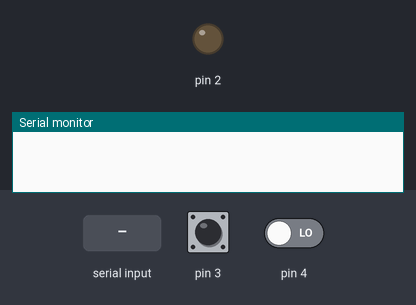
Bench run of a program on a simulated Arduino Uno, built with avr-gcc and run on an emulated ATmega328P. Shown: output pins drawn as LEDs (lit = HIGH), the last lines printed to the serial monitor. The test bench sets the inputs (shaded band); at power-on: pin 3 HIGH, pin 4 LOW.

Above: at 1.2 s.
1.3 s: "on\n" received over Serial
At 2.1 s:
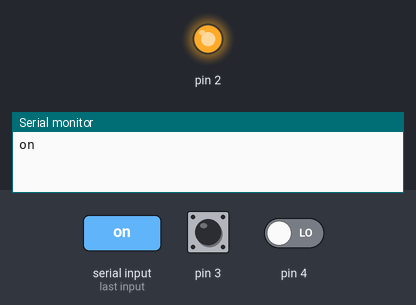
2.8 s: "off\n" received over Serial
At 3.2 s:
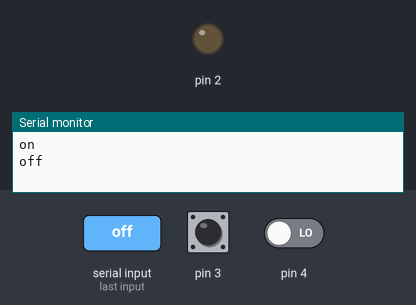
4.3 s: pin 3 pulled LOW for 0.15 s
At 5.5 s:
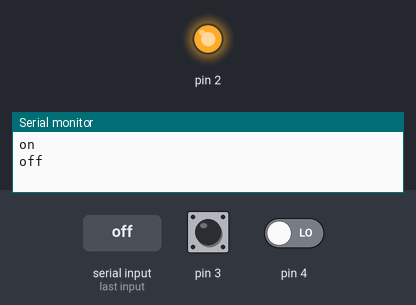
5.9 s: pin 4 driven HIGH
At 6.8 s:
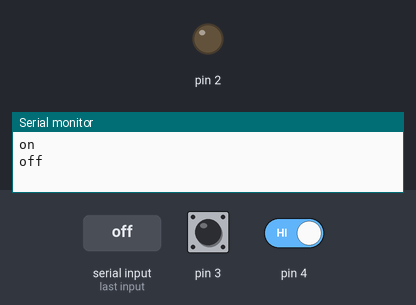
Timing chart, 0 to 8.9 s (numbered marks = the images above; inputs shaded):
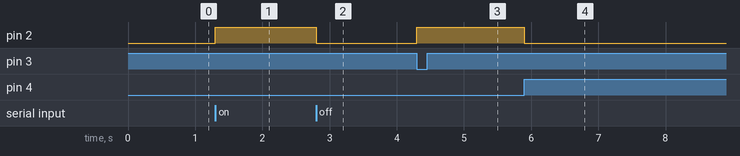

Measured:
- after the input at 1.3 s, pin 2: LOW → HIGH at once
- after the input at 2.8 s, pin 2: HIGH → LOW at once
- after the input at 4.3 s, pin 2: LOW → HIGH at once
- after the input at 5.9 s, pin 2: HIGH → LOW at once

The program:

main.cpp
```cpp
#include <Arduino.h>

int btn1, btn2;
bool led;
String text = "";

void setup() {
  Serial.begin(115200);
  pinMode(2, OUTPUT);
  pinMode(3, INPUT_PULLUP);
  pinMode(4, INPUT);
  digitalWrite(2, LOW);
  led = false;
}

void loop() {
  btn1 = digitalRead(3);
  btn2 = digitalRead(4);

  if (btn1 == LOW) led = true;
  if (btn2 == HIGH) led = false;

  if (Serial.available() > 0) {
    text = Serial.readStringUntil('\n');
    Serial.println(text);
    if (text.equals("on")) led = true;
    else if (text.equals("off")) led = false;
  }

  if (led) digitalWrite(2, HIGH);
  else digitalWrite(2, LOW);

  //Serial.println(btn1);
}
```
